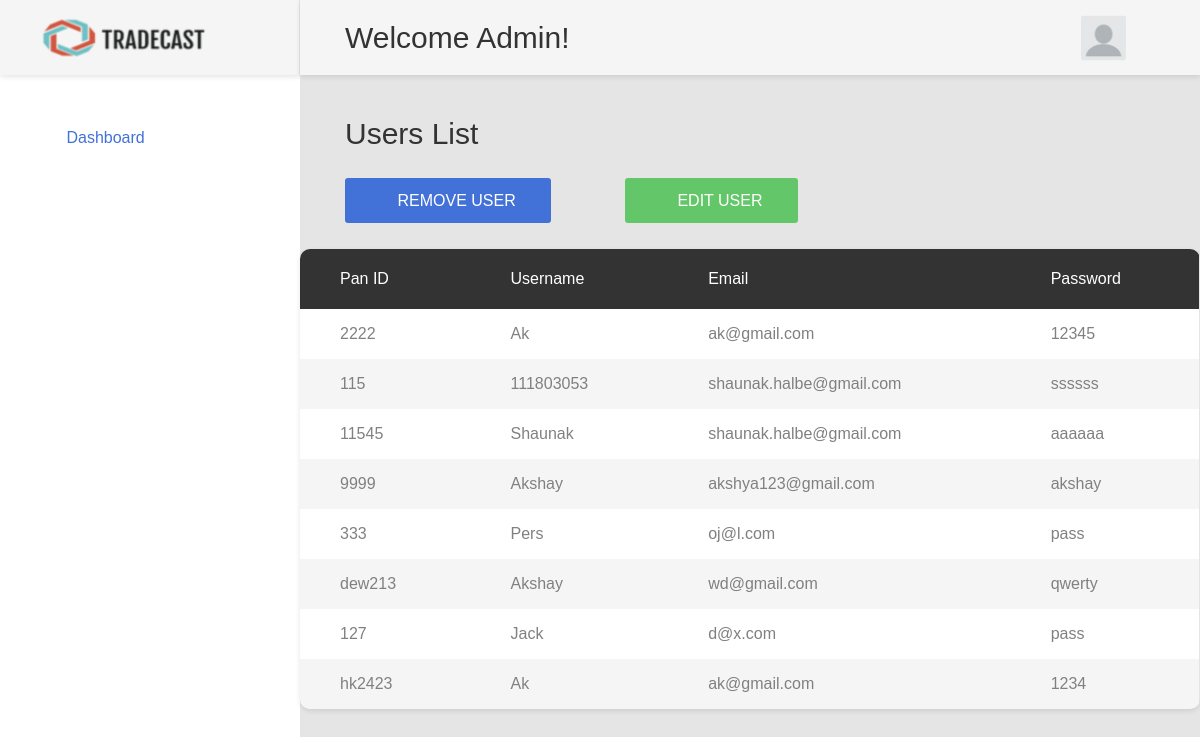
/indexAdmin.html, run on an earlier commit of the app's database.
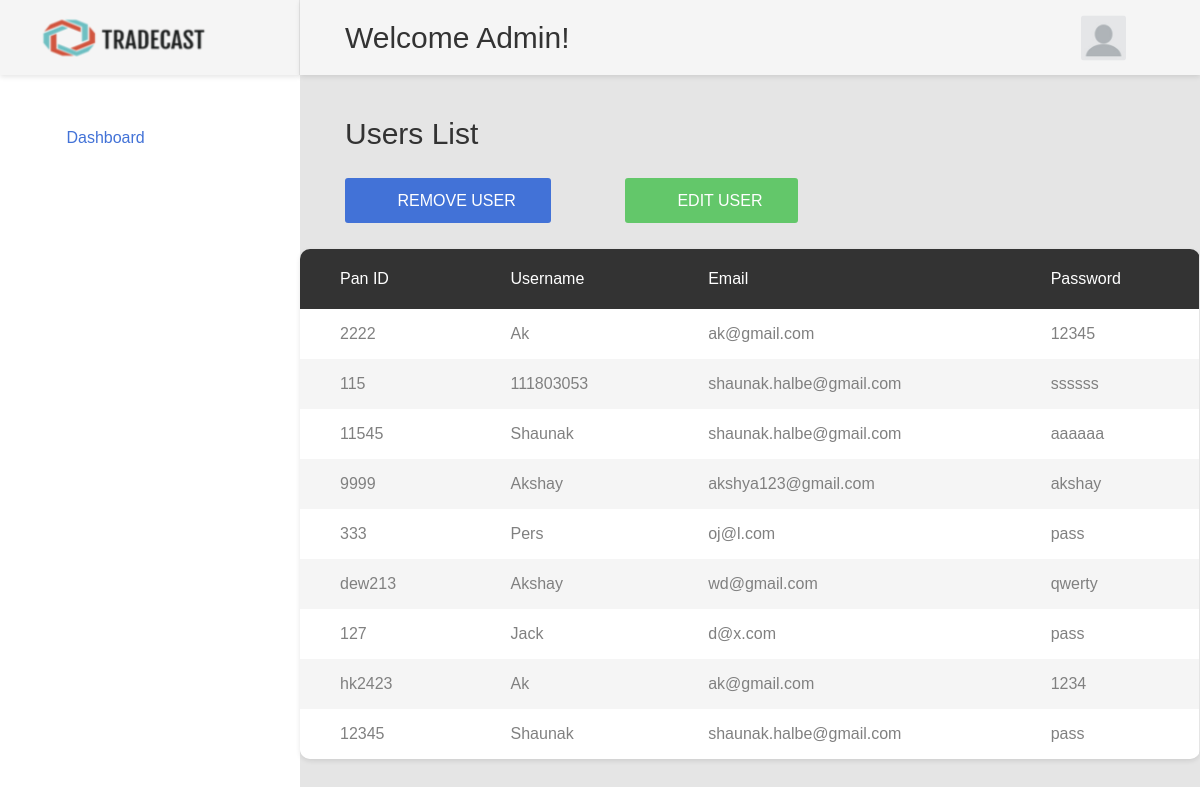
And on a later commit of the database.
### models.py (models this page shows, shortened)
class Investor(db.Model):
    panid = db.Column(db.String(10), primary_key=True)
    username = db.Column(db.String(20))
    email = db.Column(db.String(30))
    password = db.Column(db.String(15))

### app.py (the view, shortened to what this page needs)
@app.route("/indexAdmin.html" ,methods=["GET", "POST"])
def dashboard_Admin():
    users= Investor.query.all()
    form = deleteUserForm()
    form1 = UserEditForm()
    return render_template("indexAdmin.html",users = users,form=form,form1=form1)

### templates/indexAdmin.html (shortened to what this page needs)
<!DOCTYPE html>
<html lang="en">
<head>
    <link href="static/css/font-face.css" rel="stylesheet" media="all">
    <link href="static/vendor/font-awesome-4.7/css/font-awesome.min.css" rel="stylesheet" media="all">
    <link href="static/vendor/font-awesome-5/css/fontawesome-all.min.css" rel="stylesheet" media="all">
    <link href="static/vendor/mdi-font/css/material-design-iconic-font.min.css" rel="stylesheet" media="all">
    <link href="static/vendor/bootstrap-4.1/bootstrap.min.css" rel="stylesheet" media="all">
    <link href="static/vendor/animsition/animsition.min.css" rel="stylesheet" media="all">
    <link href="static/vendor/bootstrap-progressbar/bootstrap-progressbar-3.3.4.min.css" rel="stylesheet" media="all">
    <link href="static/vendor/wow/animate.css" rel="stylesheet" media="all">
    <link href="static/vendor/css-hamburgers/hamburgers.min.css" rel="stylesheet" media="all">
    <link href="static/vendor/slick/slick.css" rel="stylesheet" media="all">
    <link href="static/vendor/select2/select2.min.css" rel="stylesheet" media="all">
    <link href="static/vendor/perfect-scrollbar/perfect-scrollbar.css" rel="stylesheet" media="all">
    <link href="static/css/theme.css" rel="stylesheet" media="all">
</head>
<body class="animsition">
    <div class="page-wrapper">
        <aside class="menu-sidebar d-none d-lg-block">
            <div class="logo">
                <a href="#">
                    <img src="static/images/icon/logo.png" alt="TradeCast" />
                </a>
            </div>
            <div class="menu-sidebar__content js-scrollbar1">
                <nav class="navbar-sidebar">
                    <ul class="list-unstyled navbar__list">
                        <li class="active has-sub">
                            <a class="js-arrow" href="#">
                                <i class="fas fa-tachometer-alt"></i>Dashboard</a>
                        </li>
                    </ul>
                </nav>
            </div>
        </aside>
        <div class="page-container">
            <header class="header-desktop">
                <div class="section__content section__content--p30">
                    <div class="container-fluid">
                        <div class="header-wrap">
                            <h2 class="title-1">Welcome Admin!</h2>
                            <div class="header-button">
                                <div class="account-wrap">
                                    <div class="account-item clearfix js-item-menu">
                                        <div class="image">
                                            <img src="static/images/icon/avatar-01.jpg" alt="John Doe" />
                                        </div>
                                        <div class="content">
                                            <a class="js-acc-btn" href="#">{{session.username}}</a>
                                        </div>
                                    </div>
                                </div>
                            </div>
                        </div>
                    </div>
                </div>
            </header>
            <div class="main-content">
                <div class="section__content section__content--p30">
                    <div class="container-fluid">
                        <div class="row">
                            <div class="col-md-12">
                                <div class="overview-wrap">
                                    <h2 class="title-1">Users List</h2>
                                </div>
                            </div>
                        </div>
                        <br>
                        <div class = "row">
                            <div class="col-lg-4" >
                                <button class="au-btn au-btn-icon au-btn--blue" onclick="openForm()">
                                    <i class="zmdi zmdi-plus"></i>Remove User</button>
                            </div>
                            <div class="col-lg-4" >
                                <button class="au-btn au-btn-icon au-btn--green" onclick="openForm1()">
                                    <i class="zmdi zmdi-plus"></i>Edit User</button>
                                </div>
                        </div>
                    </div>
                    </div>
                    <br>
                    <div class="row">
                        <div class="col-lg-12">
                            <div class="table-responsive table--no-card m-b-40">
                                <table class="table table-borderless table-striped table-earning">
                                    <thead>
                                        <tr>
                                            <th>Pan ID</th>
                                            <th>Username</th>
                                            <th>Email</th>
                                            <th>Password</th>
                                        </tr>
                                    </thead>
                                    <tbody>
                                        {% for item in users %}
                                        <tr>
                                            <td>{{item.panid}}</td>
                                            <td>{{item.username}}</td>
                                            <td>{{item.email}}</td>
                                            <td>{{item.password}}</td>
                                        </tr>
                                        {% endfor %}
                                    </tbody>
                                </table>
                            </div>
                        </div>
                     </div>
                </div>
            </div>
        </div>
</body>
</html>

### templates/indexAdmin.html (style rules this page uses)
body { font-family: Arial, Helvetica, sans-serif; }
* { box-sizing: border-box; }

What changed in the data, as far as the page shows it:
added Investor: panid "12345", username "Shaunak", email "shaunak.halbe@gmail.com", password "pass"
